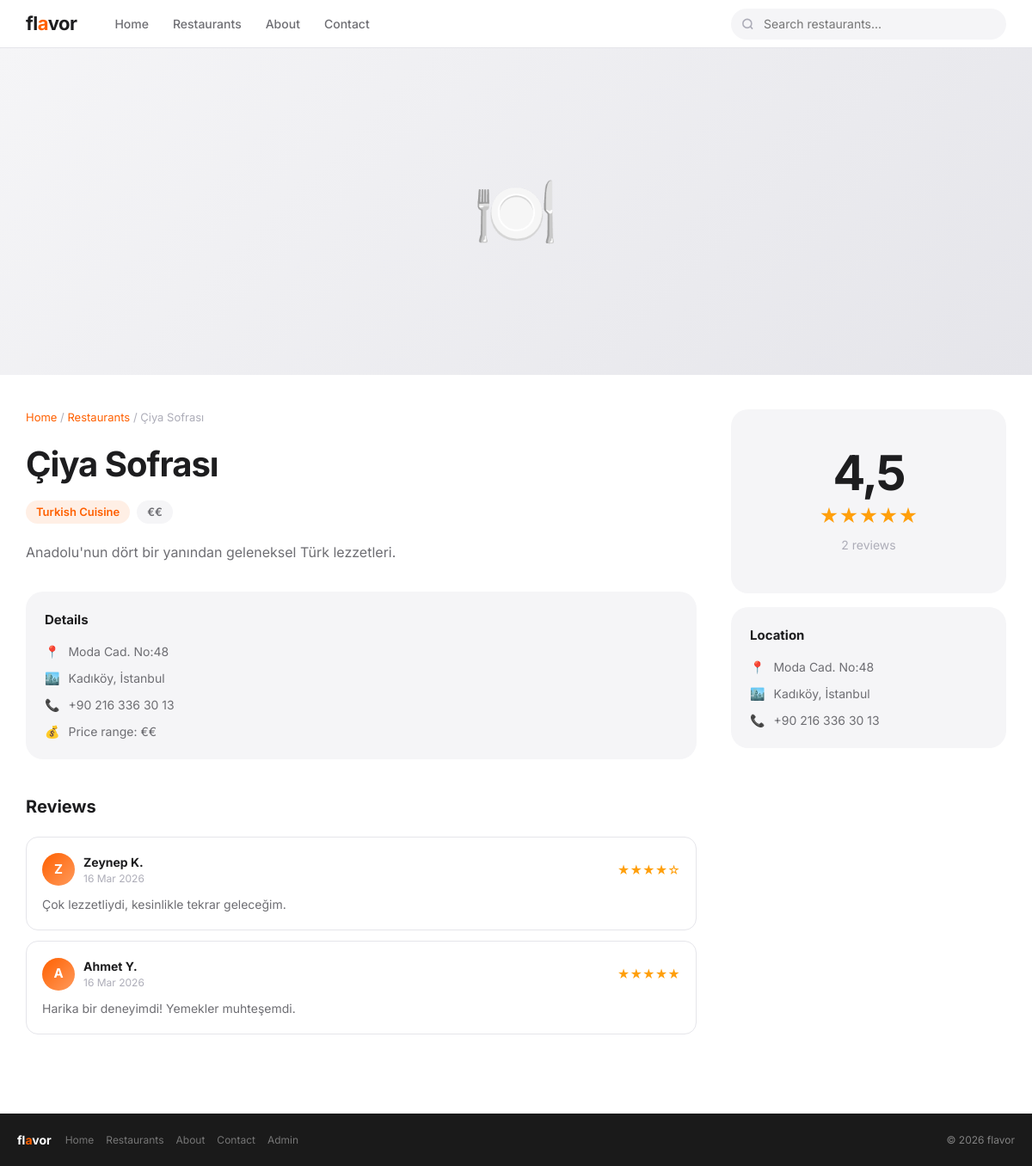
Page /restaurants/1/ on the committed database.
### restaurants/models.py (models this page shows, shortened)
class Restaurant(models.Model):
    name = models.CharField(max_length=200)
    description = models.TextField()
    address = models.CharField(max_length=300)
    phone = models.CharField(max_length=20)
    price_range = models.CharField(max_length=1, choices=PRICE_CHOICES, default='2')
    category = models.ForeignKey(Category, on_delete=models.SET_NULL, null=True)
    location = models.ForeignKey(Location, on_delete=models.SET_NULL, null=True)
    created_at = models.DateTimeField(auto_now_add=True)
    def average_rating(self):
        avg = self.reviews.aggregate(avg=Avg('rating'))['avg']
        return round(avg, 1) if avg else None
    def price_display(self):
        return dict(PRICE_CHOICES).get(self.price_range, '€€')

class Category(models.Model):
    name = models.CharField(max_length=100)
    class Meta:
        verbose_name_plural = 'Categories'
    def __str__(self):
        return self.name

class Location(models.Model):
    city = models.CharField(max_length=100)
    district = models.CharField(max_length=100)
    def __str__(self):
        return f'{self.district}, {self.city}'

class Review(models.Model):
    restaurant = models.ForeignKey(Restaurant, on_delete=models.CASCADE, related_name='reviews')
    author = models.CharField(max_length=100)
    rating = models.IntegerField(choices=[(i, i) for i in range(1, 6)])
    text = models.TextField()
    created_at = models.DateTimeField(auto_now_add=True)

### restaurants/views.py (the view)
# urls.py: path('restaurants/<int:pk>/', views.restaurant_detail, name='restaurant_detail'),
def restaurant_detail(request, pk):
    restaurant = get_object_or_404(Restaurant, pk=pk)
    reviews = restaurant.reviews.all().order_by('-created_at')
    return render(request, 'restaurants/detail.html', {'restaurant': restaurant, 'reviews': reviews})

### templates/restaurants/detail.html (shortened to what this page needs)
{% extends 'base.html' %}
{% block content %}
<div class="detail-hero">
  <div class="detail-hero-ph">🍽️</div>
</div>
<div class="detail-wrap">
  <div>
    <div class="breadcrumb">
      <a href="{% url 'home' %}">Home</a> /
      <a href="{% url 'restaurant_list' %}">Restaurants</a> /
      {{ restaurant.name }}
    </div>
    <h1 class="detail-name">{{ restaurant.name }}</h1>
    <div class="detail-tags">
      <span class="tag tag-cat">{{ restaurant.category }}</span>
      <span class="tag tag-price">{{ restaurant.price_display }}</span>
    </div>
    <p class="detail-desc">{{ restaurant.description }}</p>
    <div class="info-card">
      <h4>Details</h4>
      <div class="info-row"><span class="info-icon">📍</span> {{ restaurant.address }}</div>
      <div class="info-row"><span class="info-icon">🏙️</span> {{ restaurant.location }}</div>
      <div class="info-row"><span class="info-icon">📞</span> {{ restaurant.phone }}</div>
      <div class="info-row"><span class="info-icon">💰</span> Price range: {{ restaurant.price_display }}</div>
    </div>
    <div class="reviews-section">
      <div class="reviews-title">Reviews</div>
      {% if reviews %}
        {% for review in reviews %}
        <div class="review-card">
          <div class="review-top">
            <div class="reviewer">
              <div class="avatar">{{ review.author|first|upper }}</div>
              <div>
                <div class="reviewer-name">{{ review.author }}</div>
                <div class="reviewer-date">{{ review.created_at|date:"d M Y" }}</div>
              </div>
            </div>
            <div class="review-stars">
              {% for i in "12345" %}{% if forloop.counter <= review.rating %}★{% else %}☆{% endif %}{% endfor %}
            </div>
          </div>
          <p class="review-text">{{ review.text }}</p>
        </div>
        {% endfor %}
      {% else %}
        <div class="empty" style="padding:40px 0">
          <div class="empty-icon">💬</div>
          <h3>No reviews yet</h3>
          <p>Be the first to review this restaurant.</p>
        </div>
      {% endif %}
    </div>
  </div>
  <aside>
    <div class="info-card">
      <div class="rating-box">
        {% with avg=restaurant.average_rating cnt=restaurant.reviews.count %}
        {% if avg %}
        <div class="rating-num">{{ avg }}</div>
        <div class="rating-stars">★★★★★</div>
        <div class="rating-cnt">{{ cnt }} review{{ cnt|pluralize }}</div>
        {% else %}
        <div style="font-size:15px;color:#adadb8;padding:12px 0">Not rated yet</div>
        {% endif %}
        {% endwith %}
      </div>
    </div>
    <div class="info-card">
      <h4>Location</h4>
      <div class="info-row"><span class="info-icon">📍</span> {{ restaurant.address }}</div>
      <div class="info-row"><span class="info-icon">🏙️</span> {{ restaurant.location }}</div>
      <div class="info-row"><span class="info-icon">📞</span> {{ restaurant.phone }}</div>
    </div>
  </aside>
</div>
{% endblock %}

### static/css/style.css (style rules this page uses)
:root { --font: "Inter", -apple-system, BlinkMacSystemFont, "Helvetica Neue", Arial, sans-serif; --text: #1d1d1f; --text-2: #6e6e73; --text-3: #adadb8; --bg: #ffffff; --bg-2: #f5f5f7; --bg-3: #fafafa; --border: #e5e5ea; --accent: #ff6000; --accent-dk: #e05500; --green: #34c759; --nav-h: 56px; --r: 14px; --r-lg: 20px; --shadow: 0 2px 12px rgba(0,0,0,0.07); --shadow-lg: 0 8px 32px rgba(0,0,0,0.10); }
*, *::before, *::after { box-sizing: border-box; margin: 0; padding: 0; }
html { scroll-behavior: smooth; height: 100%; }
body { font-family: var(--font); color: var(--text); background: var(--bg); -webkit-font-smoothing: antialiased; line-height: 1.5; min-height: 100vh; display: flex; flex-direction: column; }
a { text-decoration: none; color: inherit; }
.detail-hero { height: 380px; background: var(--bg-2); overflow: hidden; position: relative; }
.detail-hero-ph { height: 100%; display: flex; align-items: center; justify-content: center; font-size: 80px; background: linear-gradient(135deg, #f5f5f7, #e5e5ea); }
.detail-wrap { max-width: 1180px; margin: 0 auto; padding: 40px 20px 80px; display: grid; grid-template-columns: 1fr 320px; gap: 40px; align-items: start; }
.breadcrumb { font-size: 13px; color: var(--text-3); margin-bottom: 14px; }
.breadcrumb a { color: var(--accent); }
.detail-name { font-size: clamp(26px, 4vw, 40px); font-weight: 700; letter-spacing: -1px; margin-bottom: 12px; }
.detail-tags { display: flex; gap: 8px; flex-wrap: wrap; margin-bottom: 20px; }
.tag { display: inline-flex; align-items: center; gap: 4px; padding: 4px 12px; border-radius: 50px; font-size: 13px; font-weight: 600; }
.tag-cat { background: rgba(255,96,0,0.1); color: var(--accent); }
.tag-price { background: var(--bg-2); color: var(--text-2); }
.detail-desc { font-size: 16px; color: var(--text-2); line-height: 1.7; margin-bottom: 32px; }
.info-card { background: var(--bg-2); border-radius: var(--r-lg); padding: 22px; margin-bottom: 16px; }
.info-card h4 { font-size: 15px; font-weight: 700; margin-bottom: 14px; }
.info-row { display: flex; gap: 10px; font-size: 14px; color: var(--text-2); margin-bottom: 10px; align-items: flex-start; }
.info-row:last-child { margin-bottom: 0; }
.info-icon { flex-shrink: 0; color: var(--text-3); }
.rating-box { text-align: center; padding: 24px; }
.rating-num { font-size: 56px; font-weight: 700; letter-spacing: -2px; color: var(--text); line-height: 1; }
.rating-stars { font-size: 22px; color: #ff9f0a; margin: 6px 0; }
.rating-cnt { font-size: 14px; color: var(--text-3); }
.reviews-section { margin-top: 40px; }
.reviews-title { font-size: 20px; font-weight: 700; margin-bottom: 20px; }
.review-card { border: 1px solid var(--border); border-radius: var(--r); padding: 18px; margin-bottom: 12px; }
.review-top { display: flex; justify-content: space-between; align-items: center; margin-bottom: 10px; }
.reviewer { display: flex; align-items: center; gap: 10px; }
.avatar { width: 38px; height: 38px; border-radius: 50%; background: linear-gradient(135deg, var(--accent), #ff9a5c); color: #fff; font-weight: 700; font-size: 15px; display: flex; align-items: center; justify-content: center; flex-shrink: 0; }
.reviewer-name { font-size: 14px; font-weight: 700; }
.reviewer-date { font-size: 12px; color: var(--text-3); }
.review-stars { color: #ff9f0a; font-size: 14px; }
.review-text { font-size: 14px; color: var(--text-2); line-height: 1.6; }

### rows in the picture
Restaurant: name "Çiya Sofrası", category "Turkish Cuisine", price_display "€€", description "Anadolu'nun dört bir yanından geleneksel Türk lezzetleri.", address "Moda Cad. No:48", location "Kadıköy, İstanbul", phone "+90 216 336 30 13"
Review: author|first "Z", author "Zeynep K.", created_at "16 Mar 2026", rating 4 (drawn), text "Çok lezzetliydi, kesinlikle tekrar geleceğim."
Review: author|first "A", author "Ahmet Y.", created_at "16 Mar 2026", text "Harika bir deneyimdi! Yemekler muhteşemdi."

### other values in the picture
{{ avg }} "4,5"
{{ cnt }} "2"
